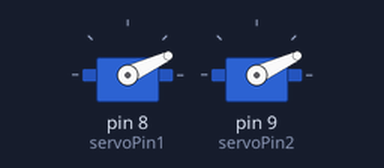
This sketch was run on a simulated Arduino Uno, built with avr-gcc and run on an emulated ATmega328P. Parts: 2 × servo.

Above: at 0.05 s.
At 1.5 s:
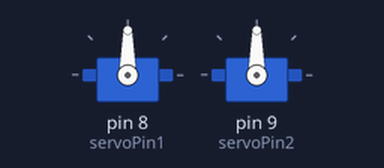
At 3.0 s:
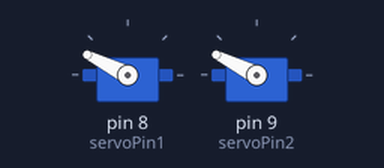
Timing chart, 0 to 6.9 s (numbered marks = the images above):
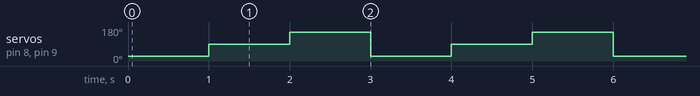

Measured:
- by itself, servo on pin 8 (servoPin1), servo on pin 9 (servoPin2): repeats every 3.0 s: 153° 1.0 s, 25° 1.0 s, 90° 1.0 s

The sketch:

servo.ino
```cpp
#include <Servo.h>

int servoPin1 = 8;
int servoPin2 = 9;

Servo servo1;
Servo servo2;

int angle1 = 0; // servo position in degrees
int angle2 = 0;

void setup()
{
    servo1.attach(servoPin1);
    servo2.attach(servoPin2);
}


void loop()
{
    angle1 = 25; // 직진
    servo1.write(angle1);
    angle2 = 25; // 직진
    servo2.write(angle2);
    delay(1000);
    angle1 = 90; // DC모터와 수직
    servo1.write(angle1);
    angle2 = 90; // DC모터와 수직
    servo2.write(angle2);
    delay(1000);
    angle1 = 153; // 후진
    servo1.write(angle1);
    angle2 = 153; // 후진
    servo2.write(angle2);
    delay(1000);
}
```
